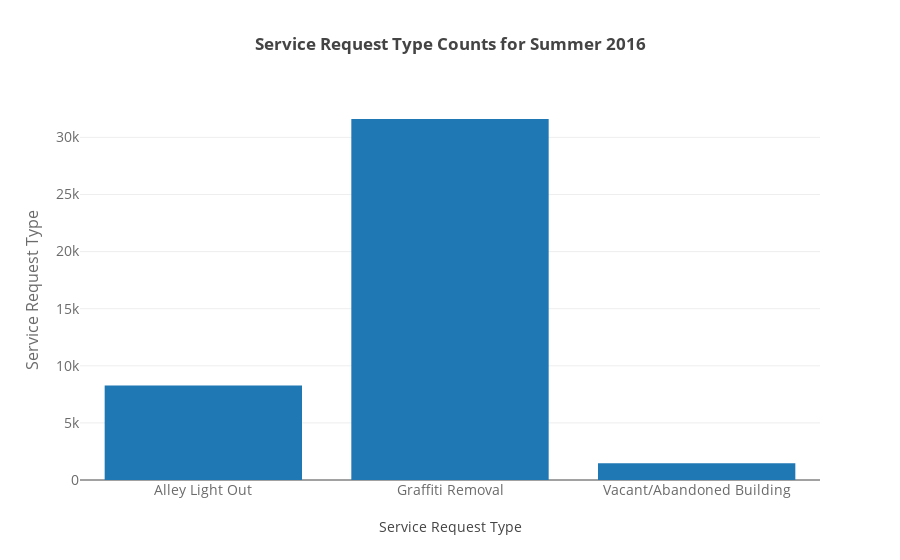

This figure's notebook cell:
### Markdown cell above
## Service Request Counts for Summer 2016
In June, July, and August of 2016, there were significantly more Graffiti removal requests compared to Alley Light Out and Vacant/Abandoned Buildings Reports.

### Code cell
barplot(pq('''
SELECT type_of_service_request,
COUNT(DISTINCT service_request_number) as Count
FROM combined_data
GROUP BY type_of_service_request
;'''),
x = 'type_of_service_request',
y = 'Count', 
xlabel = 'Service Request Type', 
ylabel ='Service Request Type', 
title = "Service Request Type Counts for Summer 2016")

### Figure 1 — Plotly figure (JSON) as saved in the notebook; plotly's stock layout.template omitted (floating-point values rounded to 4 significant figures)
{"data": [{"opacity": 1, "textposition": "outside", "type": "bar", "x": ["Alley Light Out", "Graffiti Removal", "Vacant/Abandoned Building"], "y": [8268, 31609, 1465]}], "layout": {"title": "<b>Service Request Type Counts for Summer 2016</b><br>", "xaxis": {"tickfont": {"color": "rgb(107, 107, 107)", "size": 14}, "title": "Service Request Type"}, "yaxis": {"tickfont": {"color": "rgb(107, 107, 107)", "size": 14}, "title": "Service Request Type", "titlefont": {"color": "rgb(107, 107, 107)", "size": 16}}}}
